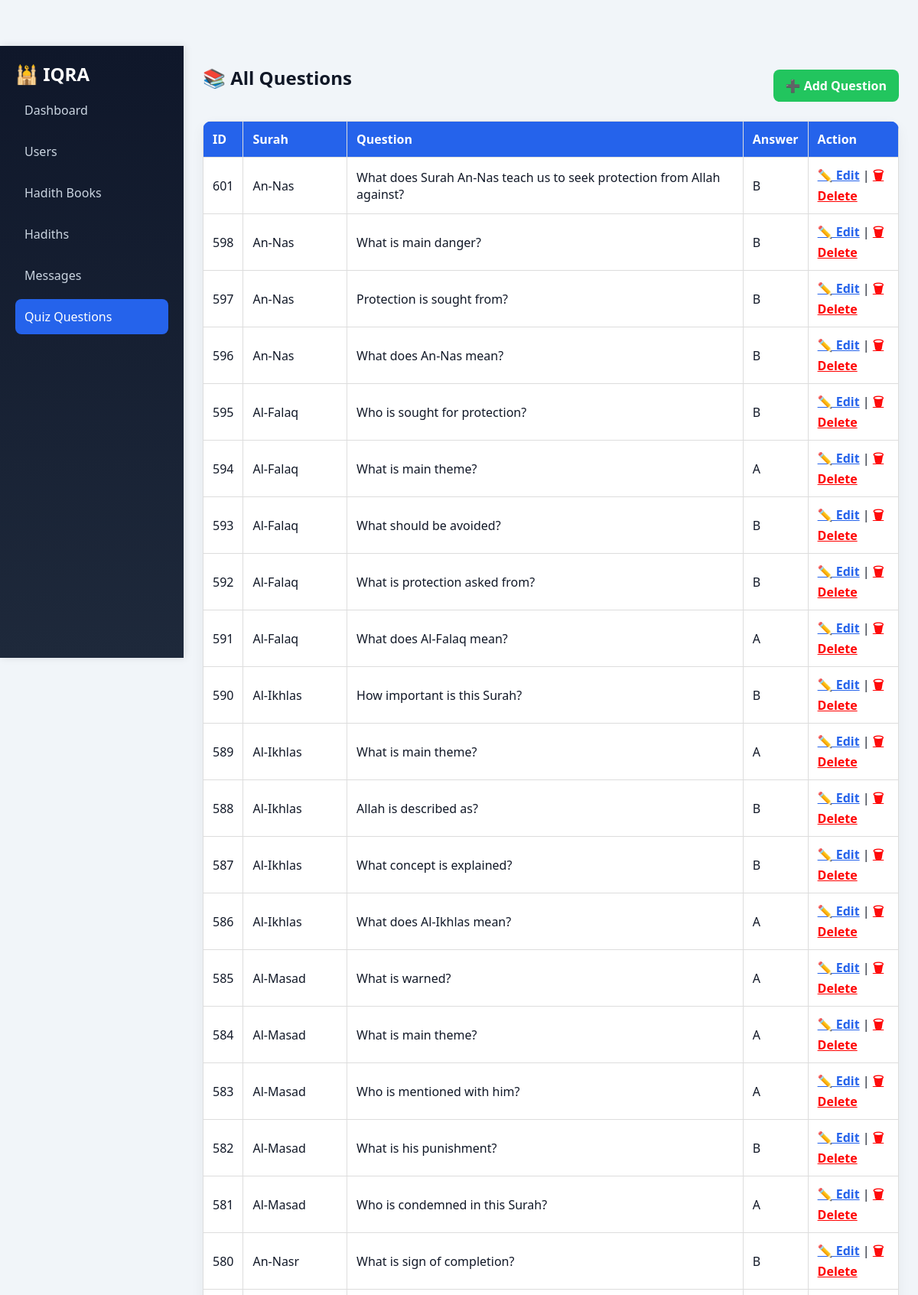
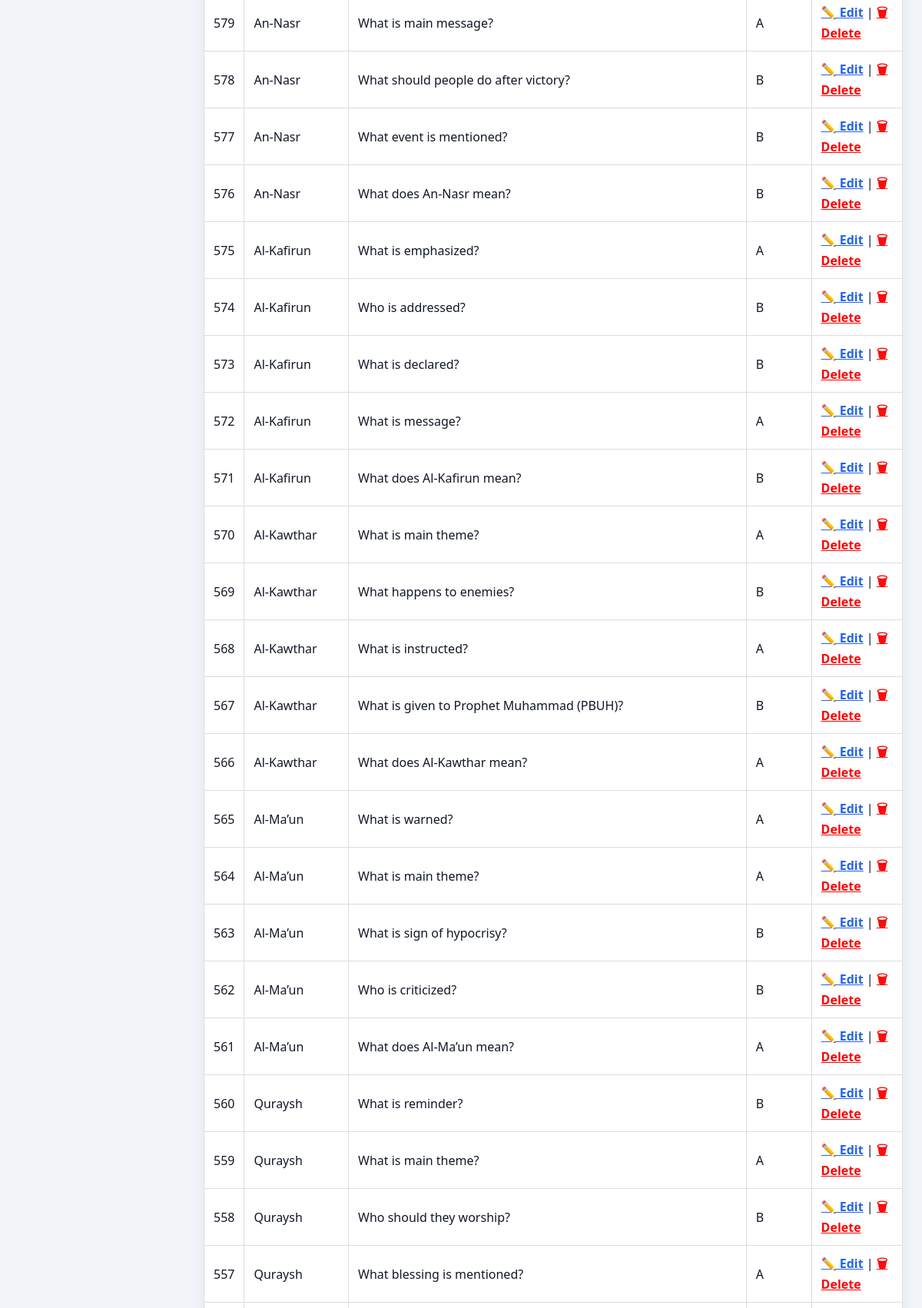
The page /all_questions.php (upper part) on the database its author committed (2 pictures, top to bottom).
### tables this page shows
CREATE TABLE `quiz_questions` (
  `id` int(11) NOT NULL,
  `surah_id` int(11) DEFAULT NULL,
  `surah_name` varchar(100) DEFAULT NULL,
  `question` text DEFAULT NULL,
  `option_a` varchar(255) DEFAULT NULL,
  `option_b` varchar(255) DEFAULT NULL,
  `option_c` varchar(255) DEFAULT NULL,
  `option_d` varchar(255) DEFAULT NULL,
  `correct_answer` char(1) DEFAULT NULL
);

### all_questions.php (the view, shortened to what this page needs)
<?php
$page = "add_question";
include "db.php";
$result = mysqli_query($conn,"SELECT * FROM quiz_questions ORDER BY id DESC");
?>
<!DOCTYPE html>
<html>
<head>
<link rel="stylesheet" href="dashboard.css">
</head>
<body>
<div class="container">
<aside class="sidebar">
    <h2>🕌 IQRA</h2>
    <ul>
        <li>
            <a href="dashboard.php" class="<?= ($page == 'dashboard') ? 'active' : '' ?>">
                Dashboard
            </a>
        </li>
        <li>
            <a href="users.php" class="<?= ($page == 'users') ? 'active' : '' ?>">
                Users
            </a>
        </li>
        <li>
            <a href="admin_books.php" class="<?= ($page == 'books') ? 'active' : '' ?>">
                Hadith Books
            </a>
        </li>
        <li>
            <a href="admin_hadiths.php" class="<?= ($page == 'hadiths') ? 'active' : '' ?>">
                Hadiths
            </a>
        </li>
        <li>
            <a href="admin_messages.php" class="<?= ($page == 'messages') ? 'active' : '' ?>">
                Messages
            </a>
        </li>
        <li>
            <a href="all_questions.php" class="<?= ($page == 'add_question') ? 'active' : '' ?>">
                Quiz Questions
            </a>
        </li>
    </ul>
</aside>
<main class="main">
<div class="top-bar">
    <h2>📚 All Questions</h2>
    <a href="add_question.php" class="add-btn">➕ Add Question</a>
</div>
<table>
<tr>
<th>ID</th>
<th>Surah</th>
<th>Question</th>
<th>Answer</th>
<th>Action</th>
</tr>
<?php while($row = mysqli_fetch_assoc($result)){ ?>
<tr>
<td><?= $row['id'] ?></td>
<td><?= $row['surah_name'] ?></td>
<td><?= $row['question'] ?></td>
<td><?= strtoupper($row['correct_answer']) ?></td>
<td>
<a class="edit" href="edit_question.php?id=<?= $row['id'] ?>">✏️ Edit</a> |
<a class="delete" href="?delete=<?= $row['id'] ?>" onclick="return confirm('Delete?')">🗑 Delete</a>
</td>
</tr>
<?php } ?>
</table>
</main>
</div>
</body>
</html>

### dashboard.css (style rules this page uses)
* { margin:0; padding:0; box-sizing:border-box; font-family:"Segoe UI", sans-serif; }
body { background:#f1f5f9; color:#111827; }
.container { display:flex; margin-top:60px; }
.sidebar { width:240px; height:100vh; background:linear-gradient(180deg,#0f172a,#1e293b); color:white; padding:20px; position:fixed; left:0; top:60px; box-shadow:2px 0 10px rgba(0,0,0,0.1); }
.sidebar ul { list-style:none; }
.sidebar ul li { margin:8px 0; }
.sidebar ul li a { display:block; padding:12px; color:#cbd5e1; text-decoration:none; border-radius:8px; transition:0.3s; }
.sidebar ul li a:hover, .sidebar ul li a.active { background:#2563eb; color:white; }
.main { margin-left:240px; padding:25px; width:100%; }
.main h2 { font-size:24px; margin-bottom:20px; color:#111827; }
table { width:100%; border-collapse:collapse; background:#fff; border-radius:12px; overflow:hidden; box-shadow:0 6px 18px rgba(0,0,0,0.05); }
th { background:#2563eb; color:#fff; padding:14px; text-align:left; }
td { padding:12px; border-bottom:1px solid #eee; }
.edit { color:#2563eb; font-weight:600; }
.delete { color:#ef4444; font-weight:600; }
.add-btn { background:#22c55e; color:white; padding:10px 16px; text-decoration:none; border-radius:8px; font-weight:600; transition:0.3s; }

### all_questions.php (style rules this page uses)
.top-bar { display:flex; justify-content:space-between; align-items:center; margin-bottom:20px; }
.add-btn { background:#22c55e; color:white; padding:10px 16px; text-decoration:none; border-radius:8px; font-weight:bold; }
table { width:100%; border-collapse:collapse; background:#fff; }
th, td { padding:12px; border:1px solid #ddd; }
th { background:#2563eb; color:white; }
.edit { color:#2563eb; }
.delete { color:red; }

### rows shown on the page
quiz_questions: id "601", surah_name "An-Nas", question "What does Surah An-Nas teach us to seek protection from Allah against?", correct_answer "B"
quiz_questions: id "598", surah_name "An-Nas", question "What is main danger?", correct_answer "B"
quiz_questions: id "597", surah_name "An-Nas", question "Protection is sought from?", correct_answer "B"
quiz_questions: id "596", surah_name "An-Nas", question "What does An-Nas mean?", correct_answer "B"
quiz_questions: id "595", surah_name "Al-Falaq", question "Who is sought for protection?", correct_answer "B"
quiz_questions: id "594", surah_name "Al-Falaq", question "What is main theme?", correct_answer "A"
quiz_questions: id "593", surah_name "Al-Falaq", question "What should be avoided?", correct_answer "B"
quiz_questions: id "592", surah_name "Al-Falaq", question "What is protection asked from?", correct_answer "B"
quiz_questions: id "591", surah_name "Al-Falaq", question "What does Al-Falaq mean?", correct_answer "A"
quiz_questions: id "590", surah_name "Al-Ikhlas", question "How important is this Surah?", correct_answer "B"
quiz_questions: id "589", surah_name "Al-Ikhlas", question "What is main theme?", correct_answer "A"
quiz_questions: id "588", surah_name "Al-Ikhlas", question "Allah is described as?", correct_answer "B"
quiz_questions: id "587", surah_name "Al-Ikhlas", question "What concept is explained?", correct_answer "B"
quiz_questions: id "586", surah_name "Al-Ikhlas", question "What does Al-Ikhlas mean?", correct_answer "A"
quiz_questions: id "585", surah_name "Al-Masad", question "What is warned?", correct_answer "A"
quiz_questions: id "584", surah_name "Al-Masad", question "What is main theme?", correct_answer "A"
quiz_questions: id "583", surah_name "Al-Masad", question "Who is mentioned with him?", correct_answer "A"
quiz_questions: id "582", surah_name "Al-Masad", question "What is his punishment?", correct_answer "B"
quiz_questions: id "581", surah_name "Al-Masad", question "Who is condemned in this Surah?", correct_answer "A"
quiz_questions: id "580", surah_name "An-Nasr", question "What is sign of completion?", correct_answer "B"
quiz_questions: id "579", surah_name "An-Nasr", question "What is main message?", correct_answer "A"
quiz_questions: id "578", surah_name "An-Nasr", question "What should people do after victory?", correct_answer "B"
quiz_questions: id "577", surah_name "An-Nasr", question "What event is mentioned?", correct_answer "B"
quiz_questions: id "576", surah_name "An-Nasr", question "What does An-Nasr mean?", correct_answer "B"
quiz_questions: id "575", surah_name "Al-Kafirun", question "What is emphasized?", correct_answer "A"
quiz_questions: id "574", surah_name "Al-Kafirun", question "Who is addressed?", correct_answer "B"
quiz_questions: id "573", surah_name "Al-Kafirun", question "What is declared?", correct_answer "B"
quiz_questions: id "572", surah_name "Al-Kafirun", question "What is message?", correct_answer "A"
quiz_questions: id "571", surah_name "Al-Kafirun", question "What does Al-Kafirun mean?", correct_answer "B"
quiz_questions: id "570", surah_name "Al-Kawthar", question "What is main theme?", correct_answer "A"
quiz_questions: id "569", surah_name "Al-Kawthar", question "What happens to enemies?", correct_answer "B"
quiz_questions: id "568", surah_name "Al-Kawthar", question "What is instructed?", correct_answer "A"
quiz_questions: id "567", surah_name "Al-Kawthar", question "What is given to Prophet Muhammad (PBUH)?", correct_answer "B"
quiz_questions: id "566", surah_name "Al-Kawthar", question "What does Al-Kawthar mean?", correct_answer "A"
quiz_questions: id "565", surah_name "Al-Ma’un", question "What is warned?", correct_answer "A"
quiz_questions: id "564", surah_name "Al-Ma’un", question "What is main theme?", correct_answer "A"
quiz_questions: id "563", surah_name "Al-Ma’un", question "What is sign of hypocrisy?", correct_answer "B"
quiz_questions: id "562", surah_name "Al-Ma’un", question "Who is criticized?", correct_answer "B"
quiz_questions: id "561", surah_name "Al-Ma’un", question "What does Al-Ma’un mean?", correct_answer "A"
quiz_questions: id "560", surah_name "Quraysh", question "What is reminder?", correct_answer "B"
quiz_questions: id "559", surah_name "Quraysh", question "What is main theme?", correct_answer "A"
quiz_questions: id "558", surah_name "Quraysh", question "Who should they worship?", correct_answer "B"
quiz_questions: id "557", surah_name "Quraysh", question "What blessing is mentioned?", correct_answer "A"
